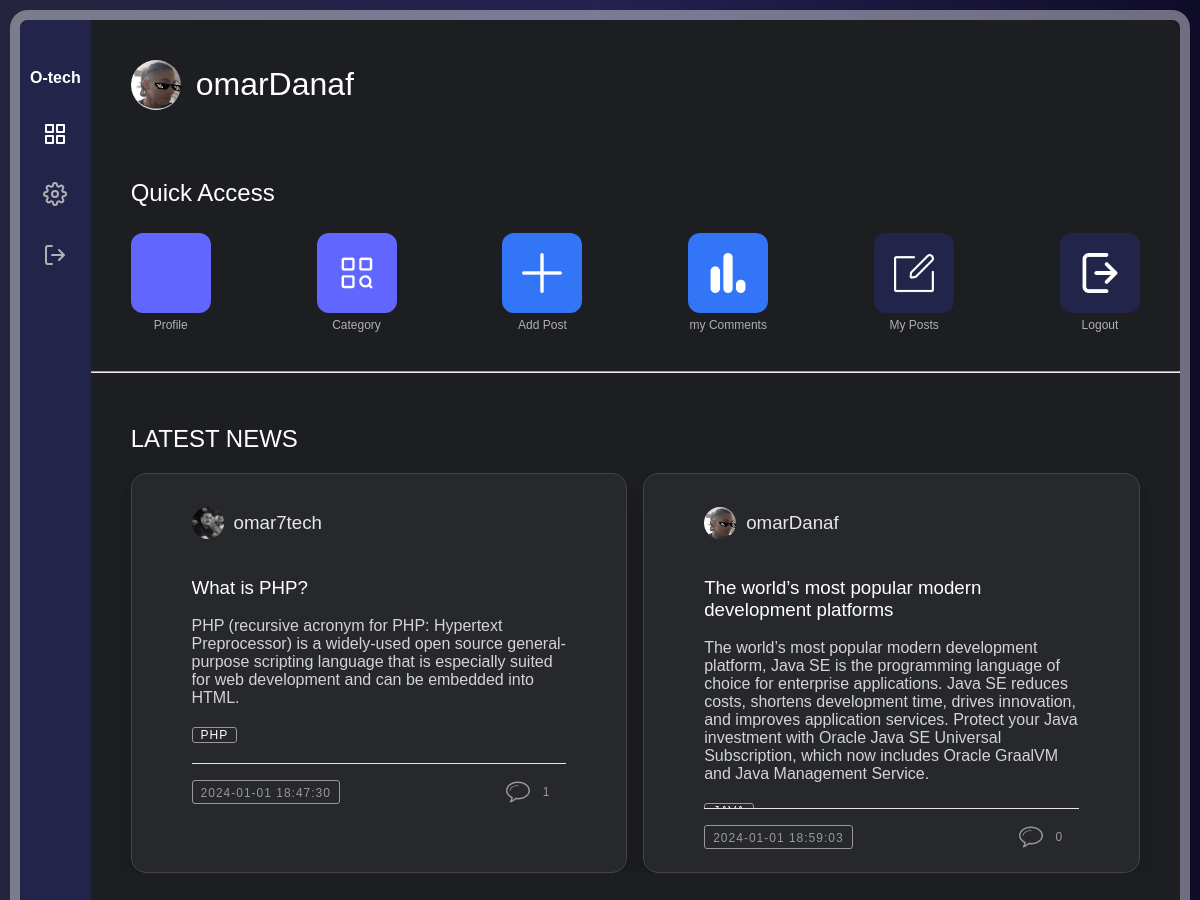
Page /project/home.php (signed in) on the committed database.
### tables this page shows
CREATE TABLE `posts` (
  `id` int(11) NOT NULL,
  `user_id` int(11) NOT NULL,
  `title` varchar(255) NOT NULL,
  `content` text NOT NULL,
  `created_at` datetime NOT NULL,
  `category` varchar(35) NOT NULL
);

CREATE TABLE `users` (
  `id` int(11) NOT NULL,
  `username` varchar(255) NOT NULL,
  `password` varchar(255) NOT NULL,
  `email` varchar(255) NOT NULL,
  `first_name` varchar(255) NOT NULL,
  `last_name` varchar(255) NOT NULL,
  `gender` varchar(15) NOT NULL,
  `profile_picture` varchar(255) DEFAULT NULL,
  `sign_up_date` datetime NOT NULL
);

### project/home.php (the view, shortened to what this page needs)
<?php
require("db/db.php");
$username = $_SESSION["username"];
?>
<!DOCTYPE html>
<html lang="en">
<head>
    <link rel="stylesheet" href="style/home.css">
</head>
<body>
    <div class="app-container">
        <?php require("partials/leftarea.php"); ?>
        <div class="main-area">
            <div class="userd">
                <img class="round" src="<?= getProfilePicture($username) ?>" alt="user"
                    onerror="this.src='img/OIP.jpg'" />
                <?php
                function getProfilePicture($username)
                {
                    require("db/db.php");
                    $query = "SELECT profile_picture FROM users WHERE username = ?";
                    $stmt = mysqli_prepare($conn, $query);
                    mysqli_stmt_bind_param($stmt, "s", $username);
                    mysqli_stmt_execute($stmt);
                    mysqli_stmt_store_result($stmt);
                    if (mysqli_stmt_num_rows($stmt) > 0) {
                        mysqli_stmt_bind_result($stmt, $profilePicture);
                        return $profilePicture;
                    } else {
                        return 'img/default-profile-picture.jpg';
                    }
                }
                ?>
                <h1>
                    <?= $username ?>
                </h1>
            </div>
            <?php require("partials/qaccess.php"); ?>
            <br>
            <hr>
            <section class="content-section" style="margin-bottom: 200px;">
                <div class="page">
                    <?php
                    $title = "latest news";
                    echo ("<h1>" . strtoupper($title) . "</h1>");
                    ?>
                    <div class="archive">
                        <?php
                        function displayPosts($conn, $query)
                        {
                            $result = mysqli_query($conn, $query);
                            while ($row = mysqli_fetch_assoc($result)):
                                ?>
                                <article class="article">
                                    <div class="blog-container">
                                        <div class="blog-header">
                                            <div class="blog-author--no-cover">
                                                <a href="vprofile.php?user=<?= $row['username'] ?>">
                                                    <h3>
                                                        <img class="round" src="<?= $row['profile_picture'] ?>" alt="user"
                                                            onerror="this.src='img/OIP.jpg'" />
                                                        <?= $row['username'] ?>
                                                    </h3>
                                                </a>
                                            </div>
                                        </div>
                                        <div class="blog-body">
                                            <div class="blog-title">
                                                <h1>
                                                    <?= $row["title"] ?>
                                                </h1>
                                            </div>
                                            <div class="blog-summary">
                                                <p>
                                                    <?= $row["content"] ?>
                                                </p>
                                            </div>
                                            <div class="blog-tags">
                                                <ul>
                                                    <li><a href="home.php?category=<?= $row['category'] ?>">
                                                            <?= $row['category'] ?>
                                                        </a></li>
                                                </ul>
                                            </div>
                                        </div>
                                        <div class="blog-footer">
                                            <ul>
                                                <li class="published-date">
                                                    <?= $row['created_at'] ?>
                                                </li>
                                                <li class="comments"><a href="./comment.php?post=<?= $row['id'] ?>"><svg
                                                            class="icon-bubble">
                                                            <use xlink:href="#icon-bubble"></use>
                                                        </svg><span class="numero">
                                                            <?= $row['comment_count'] ?>
                                                        </span></a></li>
                                            </ul>
                                        </div>
                                    </div>
                                </article>
                                <?php
                            endwhile;
                        }
                        if (!isset($_GET['category'])) {
                            $query = "SELECT posts.*, users.username, users.profile_picture, COUNT(comments.id) AS comment_count
                            FROM `posts`
                            INNER JOIN `users` ON posts.user_id = users.id
                            LEFT JOIN `comments` ON posts.id = comments.post_id
                            GROUP BY posts.id";
                            displayPosts($conn, $query);
                        }
                        ?>
                    </div>
                </div>
            </section>
        </div>
    </div>
</body>
</html>

### project/partials/leftarea.php (shortened to what this page needs)
<div class="left-area">
    <br>
    <br>
    <div class="app-name">O-tech</div>
    <a href="./home.php" class="item-link active" id="pageLink">
        <svg xmlns="http://www.w3.org/2000/svg" width="24" height="24" fill="none" stroke="currentColor"
            stroke-linecap="round" stroke-linejoin="round" stroke-width="2" class="feather feather-grid"
            viewBox="0 0 24 24">
            <defs />
            <path d="M3 3h7v7H3zM14 3h7v7h-7zM14 14h7v7h-7zM3 14h7v7H3z" />
        </svg>
    </a>
    <a href="profile.php" class="item-link" id="pageLink">
    </a>
    <a href="logout.php">
        <button class="btn-logout">
            <svg xmlns="http://www.w3.org/2000/svg" width="24" height="24" fill="none" stroke="currentColor"
                stroke-linecap="round" stroke-linejoin="round" stroke-width="2" class="feather feather-log-out"
                viewBox="0 0 24 24">
                <defs />
                <path d="M9 21H5a2 2 0 01-2-2V5a2 2 0 012-2h4M16 17l5-5-5-5M21 12H9" />
            </svg>
        </button>
    </a>
</div>

### project/db/db.php
<?php
$host = "localhost";
$name = "root";
$pass = "";
$db_name = "webfinal";
$conn = mysqli_connect($host, $name, $pass, $db_name);
if (!$conn) {
    echo ("db error");
}

### project/partials/qaccess.php (shortened to what this page needs)
<section class="content-section">
    <h1 class="section-header">Quick Access</h1>
    <div class="access-links">
        <a href="profile.php" class="access-link-wrapper">
            <div class="access-icon">
            </div>
            <span class="access-text">Profile</span>
        </a>
        <a class="access-link-wrapper" onclick="window.dialog.showModal();">
            <div class="access-icon">
                <img src="./img/search (1).png" alt="" srcset="" class="access-img">
            </div>
            <span class="access-text">Category</span>
        </a>
        <a class="access-link-wrapper" href="addpost.php">
            <div class="access-icon">
                <img src="./img/plus.png" alt="" srcset="" class="access-img">
            </div>
            <span class="access-text">Add Post</span>
        </a>
        <a class="access-link-wrapper" href="mycomments.php">
            <div class="access-icon">
                <img src="./img/poll.png" alt="" srcset="" class="access-img">
            </div>
            <span class="access-text">my Comments</span>
        </a>
        <a class="access-link-wrapper" href="myposts.php">
            <div class="access-icon">
                <img src="./img/write.png" alt="" srcset="" class="access-img">
            </div>
            <span class="access-text">My Posts</span>
        </a>
        <a href="logout.php" class="access-link-wrapper">
            <div class="access-icon">
                <img src="./img/logout.png" alt="" srcset="" class="access-img">
            </div>
            <span class="access-text">Logout</span>
        </a>
    </div>
</section>

### rows in the picture
posts: user.profile_picture (picture), user.username "omar7tech", title "What is PHP?", content "PHP (recursive acronym for PHP: Hypertext Preprocessor) is a widely-used open source general-purpose scripting language that is especially suited for web development and can be embedded into HTML.", category "PHP", created_at "2024-01-01 18:47:30", comment_count "1"
posts: user.profile_picture (picture), user.username "omarDanaf", title "The world’s most popular modern development platforms", content "The world’s most popular modern development platform, Java SE is the programming language of choice for enterprise applications. Java SE reduces costs, shortens development time, drives innovation, and improves application services. Protect your Java investment with Oracle Java SE Universal Subscription, which now includes Oracle GraalVM and Java Management Service.", created_at "2024-01-01 18:59:03", comment_count "0"

### other values in the picture
$username "omarDanaf"
$title "LATEST NEWS"
